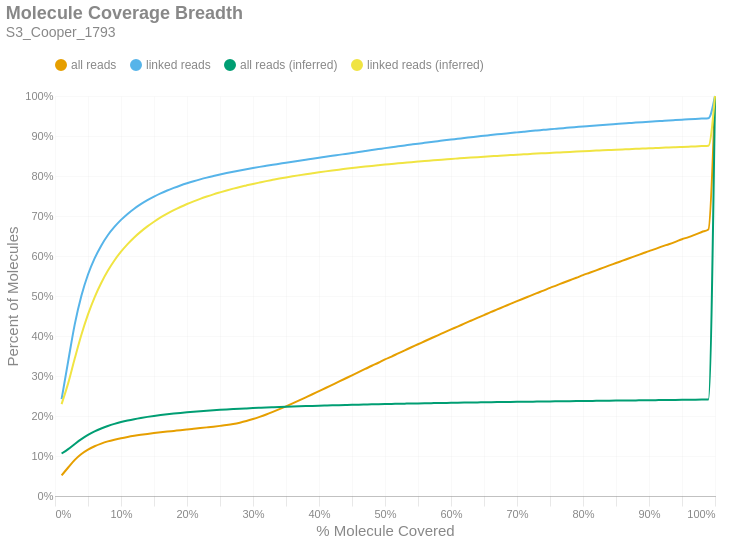

Write notebook code for a chart like this one.
### Markdown cell above
### Molecule Read Coverage
This chart shows molecule coverage breadth as computed by the number of bases aligned to that molecule. In other words, "*how much of each unique long molecule is actually sequenced/aligned?*" Keep in mind there is a distinction between sequences and alignments, since some sequences belonging to a particular molecule may not align well and wouldn't appear in the alignment data. This chart also shows molecule coverage breadth as computed by the *inferred fragment* from which the aligned sequences originate. Unlike read coverage, this calculation takes into account the total insert size, including unsequenced gaps between the forward and reverse reads. Like the previous figures, these are cumulative percents.

### Code cell
if SKIPLR:
    print_html(f"Skipped")
else:
    binned_df = consolidated_hist(valids['coverage_bp'], mask, 0.01, True)
    binned_df_inf = consolidated_hist(valids['coverage_inserts'], mask, 0.01, True)
    binned_df = binned_df.with_columns(pl.lit(binned_df_inf['all reads (cumsum)']).alias('all reads (inferred)'))
    binned_df = binned_df.with_columns(pl.lit(binned_df_inf['linked reads (cumsum)']).alias('linked reads (inferred)'))
    binned_df = binned_df.with_columns(
        (pl.col('bin').cast(pl.Float64) + 0.01).alias('right_edge')
    )

    with SafeRender(binned_df):
        (
            density_plot(binned_df, 'Molecule Coverage Breadth', samplename, 'molcov', ['all reads (inferred)','linked reads (inferred)'])
            .encode(
                #x=alt.X('bin:Q', title="% Molecule Covered").axis(format = '%').scale(padding=0),
                x=alt.X('right_edge:Q', title="% Molecule Covered").axis(format='%').scale(padding=0),
                y=alt.Y('value:Q', title='Percent of Molecules')
                    .axis(format='%')
                    .stack(False)
                    .scale(domainMin=0, padding=0),
                color=alt.Color("key:N").scale(domain = ["all reads", "linked reads", "all reads (inferred)", "linked reads (inferred)"]),
                tooltip = [
                    alt.Tooltip("key:N", title = "Data Type"),
                    alt.Tooltip("range_label:N", title="% Molecule Covered"),
                    alt.Tooltip("value:Q", format = ".2%", title="% Molecules")
                ]
            )
        ).display()

### Figure 1 — Vega-Lite specification as saved in the notebook (floating-point values rounded to 4 significant figures)
{"width": "container", "height": 400, "config": {"title": {"anchor": "start", "dy": -15, "fontSize": 18, "color": "#888888", "subtitleColor": "#888888", "subtitleFontSize": 14}, "arc": {"fill": "#0072B2"}, "axis": {"domainColor": "#888888", "domainWidth": 0.5, "gridWidth": 0.2, "grid": false, "titleFontWeight": 400, "titleFontSize": 15, "labelFontSize": 11, "labelColor": "#888888", "tickColor": "#888888", "tickWidth": 0.2, "titleColor": "#888888"}, "axisBand": {"grid": false}, "axisX": {"grid": true, "tickSize": 10, "domainCap": "round"}, "axisY": {"domain": false, "grid": true, "tickSize": 0, "domainCap": "round"}, "background": "transparent", "header": {"labelFontSize": 15, "labelColor": "#888888", "titleFontSize": 15, "titleFontWeight": 600, "titleColor": "#888888"}, "legend": {"labelFont": "sans-serif", "labelFontSize": 12, "labelColor": "#888888", "symbolSize": 100, "symbolType": "circle", "titleFontSize": 12, "titlePadding": 10, "titleColor": "#888888", "title": null, "orient": "top"}, "range": {"category": ["#E69F00", "#56B4E9", "#009E73", "#F0E442", "#0072B2", "#D55E00", "#CC79A7", "#000000"], "diverging": ["#cfe8f3", "#a2d4ec", "#73bfe2", "#46abdb", "#1696d2", "#12719e"]}, "area": {"fill": "#0072B2", "fillOpacity": 0.7, "line": true, "strokeOpacity": 0.7}, "line": {"color": "#0072B2", "stroke": "#0072B2", "strokeWidth": 2}, "trail": {"color": "#0072B2", "stroke": "#0072B2", "strokeWidth": 0, "size": 1}, "point": {"filled": true, "fillOpacity": 1.0, "size": 95}, "text": {"color": "#888888", "fontSize": 11, "align": "right", "fontWeight": 400, "size": 11}, "bar": {"fill": "#0072B2", "stroke": null}, "view": {"stroke": null, "continuousWidth": 660, "continuousHeight": 400}}, "data": {"name": "data-703e7ebf068bb7833169403d91e0e940"}, "mark": {"type": "line", "interpolate": "monotone", "point": {"opacity": 0, "size": 275}}, "encoding": {"color": {"field": "key", "scale": {"domain": ["all reads", "linked reads", "all reads (inferred)", "linked reads (inferred)"]}, "type": "nominal"}, "tooltip": [{"field": "key", "title": "Data Type", "type": "nominal"}, {"field": "range_label", "title": "% Molecule Covered", "type": "nominal"}, {"field": "value", "format": ".2%", "title": "% Molecules", "type": "quantitative"}], "x": {"axis": {"format": "%"}, "field": "right_edge", "scale": {"padding": 0}, "title": "% Molecule Covered", "type": "quantitative"}, "y": {"axis": {"format": "%"}, "field": "value", "scale": {"domainMin": 0, "padding": 0}, "stack": false, "title": "Percent of Molecules", "type": "quantitative"}}, "params": [{"name": "param_c36ac31b6afebe62", "select": {"type": "point", "fields": ["key"]}, "bind": "legend"}], "title": {"text": "Molecule Coverage Breadth", "subtitle": "S3_Cooper_1793"}, "transform": [{"fold": ["all reads (cumsum)", "linked reads (cumsum)", "all reads (inferred)", "linked reads (inferred)"]}, {"calculate": "replace(datum.key, ' (cumsum)', '')", "as": "key"}, {"filter": {"param": "param_c36ac31b6afebe62"}}], "usermeta": {"embedOptions": {"downloadFileName": "S3_Cooper_1793.molcov"}}, "$schema": "https://vega.github.io/schema/vega-lite/v6.1.0.json", "datasets": {"data-703e7ebf068bb7833169403d91e0e940": [{"bin": "0.0", "interval": "0.0-0.01", "all reads": 0.05139, "linked reads": 0.242, "all reads (cumsum)": 0.05139, "linked reads (cumsum)": 0.242, "range_label": "0.0-0.01", "all reads (inferred)": 0.1062, "linked reads (inferred)": 0.2298, "right_edge": 0.01}, {"bin": "0.01", "interval": "0.01-0.02", "all reads": 0.01982, "linked reads": 0.09526, "all reads (cumsum)": 0.07121, "linked reads (cumsum)": 0.3373, "range_label": "0.01-0.02", "all reads (inferred)": 0.1172, "linked reads (inferred)": 0.2821, "right_edge": 0.02}, {"bin": "0.02", "interval": "0.02-0.03", "all reads": 0.01911, "linked reads": 0.09246, "all reads (cumsum)": 0.09032, "linked reads (cumsum)": 0.4298, "range_label": "0.02-0.03", "all reads (inferred)": 0.1301, "linked reads (inferred)": 0.3442, "right_edge": 0.03}, {"bin": "0.03", "interval": "0.03-0.04", "all reads": 0.01466, "linked reads": 0.07075, "all reads (cumsum)": 0.105, "linked reads (cumsum)": 0.5005, "range_label": "0.03-0.04", "all reads (inferred)": 0.1422, "linked reads (inferred)": 0.4031, "right_edge": 0.04}, {"bin": "0.04", "interval": "0.04-0.05", "all reads": 0.01103, "linked reads": 0.05315, "all reads (cumsum)": 0.116, "linked reads (cumsum)": 0.5537, "range_label": "0.04-0.05", "all reads (inferred)": 0.1527, "linked reads (inferred)": 0.454, "right_edge": 0.05}, {"bin": "0.05", "interval": "0.05-0.06", "all reads": 0.008421, "linked reads": 0.0404, "all reads (cumsum)": 0.1244, "linked reads (cumsum)": 0.5941, "range_label": "0.05-0.06", "all reads (inferred)": 0.1615, "linked reads (inferred)": 0.4968, "right_edge": 0.06}, {"bin": "0.06", "interval": "0.06-0.07", "all reads": 0.006631, "linked reads": 0.03182, "all reads (cumsum)": 0.1311, "linked reads (cumsum)": 0.6259, "range_label": "0.06-0.07", "all reads (inferred)": 0.1688, "linked reads (inferred)": 0.5325, "right_edge": 0.07}, {"bin": "0.07", "interval": "0.07-0.08", "all reads": 0.005428, "linked reads": 0.02598, "all reads (cumsum)": 0.1365, "linked reads (cumsum)": 0.6519, "range_label": "0.07-0.08", "all reads (inferred)": 0.175, "linked reads (inferred)": 0.563, "right_edge": 0.08}, {"bin": "0.08", "interval": "0.08-0.09", "all reads": 0.004348, "linked reads": 0.02071, "all reads (cumsum)": 0.1408, "linked reads (cumsum)": 0.6726, "range_label": "0.08-0.09", "all reads (inferred)": 0.1803, "linked reads (inferred)": 0.5888, "right_edge": 0.09}, {"bin": "0.09", "interval": "0.09-0.1", "all reads": 0.003725, "linked reads": 0.01766, "all reads (cumsum)": 0.1446, "linked reads (cumsum)": 0.6902, "range_label": "0.09-0.1", "all reads (inferred)": 0.1848, "linked reads (inferred)": 0.6107, "right_edge": 0.1}, {"bin": "0.1", "interval": "0.1-0.11", "all reads": 0.003206, "linked reads": 0.01499, "all reads (cumsum)": 0.1478, "linked reads (cumsum)": 0.7052, "range_label": "0.1-0.11", "all reads (inferred)": 0.1887, "linked reads (inferred)": 0.6297, "right_edge": 0.11}, {"bin": "0.11", "interval": "0.11-0.12", "all reads": 0.002795, "linked reads": 0.01304, "all reads (cumsum)": 0.1506, "linked reads (cumsum)": 0.7183, "range_label": "0.11-0.12", "all reads (inferred)": 0.1921, "linked reads (inferred)": 0.6463, "right_edge": 0.12}, {"bin": "0.12", "interval": "0.12-0.13", "all reads": 0.002455, "linked reads": 0.01126, "all reads (cumsum)": 0.153, "linked reads (cumsum)": 0.7295, "range_label": "0.12-0.13", "all reads (inferred)": 0.1951, "linked reads (inferred)": 0.6609, "right_edge": 0.13}, {"bin": "0.13", "interval": "0.13-0.14", "all reads": 0.002187, "linked reads": 0.009926, "all reads (cumsum)": 0.1552, "linked reads (cumsum)": 0.7395, "range_label": "0.13-0.14", "all reads (inferred)": 0.1978, "linked reads (inferred)": 0.674, "right_edge": 0.14}, {"bin": "0.14", "interval": "0.14-0.15", "all reads": 0.002033, "linked reads": 0.008954, "all reads (cumsum)": 0.1572, "linked reads (cumsum)": 0.7484, "range_label": "0.14-0.15", "all reads (inferred)": 0.2002, "linked reads (inferred)": 0.6857, "right_edge": 0.15}, {"bin": "0.15", "interval": "0.15-0.16", "all reads": 0.001909, "linked reads": 0.00807, "all reads (cumsum)": 0.1591, "linked reads (cumsum)": 0.7565, "range_label": "0.15-0.16", "all reads (inferred)": 0.2024, "linked reads (inferred)": 0.6964, "right_edge": 0.16}, {"bin": "0.16", "interval": "0.16-0.17", "all reads": 0.001824, "linked reads": 0.007278, "all reads (cumsum)": 0.161, "linked reads (cumsum)": 0.7638, "range_label": "0.16-0.17", "all reads (inferred)": 0.2043, "linked reads (inferred)": 0.7058, "right_edge": 0.17}, {"bin": "0.17", "interval": "0.17-0.18", "all reads": 0.001779, "linked reads": 0.006556, "all reads (cumsum)": 0.1628, "linked reads (cumsum)": 0.7703, "range_label": "0.17-0.18", "all reads (inferred)": 0.2061, "linked reads (inferred)": 0.7144, "right_edge": 0.18}, {"bin": "0.18", "interval": "0.18-0.19", "all reads": 0.001792, "linked reads": 0.006089, "all reads (cumsum)": 0.1645, "linked reads (cumsum)": 0.7764, "range_label": "0.18-0.19", "all reads (inferred)": 0.2078, "linked reads (inferred)": 0.7225, "right_edge": 0.19}, {"bin": "0.19", "interval": "0.19-0.2", "all reads": 0.001755, "linked reads": 0.005535, "all reads (cumsum)": 0.1663, "linked reads (cumsum)": 0.7819, "range_label": "0.19-0.2", "all reads (inferred)": 0.2093, "linked reads (inferred)": 0.7299, "right_edge": 0.2}, {"bin": "0.2", "interval": "0.2-0.21", "all reads": 0.001739, "linked reads": 0.005047, "all reads (cumsum)": 0.168, "linked reads (cumsum)": 0.787, "range_label": "0.2-0.21", "all reads (inferred)": 0.2107, "linked reads (inferred)": 0.7367, "right_edge": 0.21}, {"bin": "0.21", "interval": "0.21-0.22", "all reads": 0.001735, "linked reads": 0.004653, "all reads (cumsum)": 0.1698, "linked reads (cumsum)": 0.7916, "range_label": "0.21-0.22", "all reads (inferred)": 0.212, "linked reads (inferred)": 0.7429, "right_edge": 0.22}, {"bin": "0.22", "interval": "0.22-0.23", "all reads": 0.001786, "linked reads": 0.004309, "all reads (cumsum)": 0.1716, "linked reads (cumsum)": 0.796, "range_label": "0.22-0.23", "all reads (inferred)": 0.2132, "linked reads (inferred)": 0.7487, "right_edge": 0.23}, {"bin": "0.23", "interval": "0.23-0.24", "all reads": 0.001818, "linked reads": 0.003969, "all reads (cumsum)": 0.1734, "linked reads (cumsum)": 0.7999, "range_label": "0.23-0.24", "all reads (inferred)": 0.2143, "linked reads (inferred)": 0.7542, "right_edge": 0.24}, {"bin": "0.24", "interval": "0.24-0.25", "all reads": 0.001935, "linked reads": 0.003828, "all reads (cumsum)": 0.1753, "linked reads (cumsum)": 0.8037, "range_label": "0.24-0.25", "all reads (inferred)": 0.2153, "linked reads (inferred)": 0.7592, "right_edge": 0.25}, {"bin": "0.25", "interval": "0.25-0.26", "all reads": 0.002092, "linked reads": 0.003566, "all reads (cumsum)": 0.1774, "linked reads (cumsum)": 0.8073, "range_label": "0.25-0.26", "all reads (inferred)": 0.2163, "linked reads (inferred)": 0.7639, "right_edge": 0.26}, {"bin": "0.26", "interval": "0.26-0.27", "all reads": 0.002582, "linked reads": 0.00342, "all reads (cumsum)": 0.18, "linked reads (cumsum)": 0.8107, "range_label": "0.26-0.27", "all reads (inferred)": 0.2173, "linked reads (inferred)": 0.7684, "right_edge": 0.27}, {"bin": "0.27", "interval": "0.27-0.28", "all reads": 0.003349, "linked reads": 0.003211, "all reads (cumsum)": 0.1833, "linked reads (cumsum)": 0.8139, "range_label": "0.27-0.28", "all reads (inferred)": 0.2181, "linked reads (inferred)": 0.7727, "right_edge": 0.28}, {"bin": "0.28", "interval": "0.28-0.29", "all reads": 0.004125, "linked reads": 0.003058, "all reads (cumsum)": 0.1875, "linked reads (cumsum)": 0.817, "range_label": "0.28-0.29", "all reads (inferred)": 0.2189, "linked reads (inferred)": 0.7765, "right_edge": 0.29}, {"bin": "0.29", "interval": "0.29-0.3", "all reads": 0.004883, "linked reads": 0.002931, "all reads (cumsum)": 0.1923, "linked reads (cumsum)": 0.8199, "range_label": "0.29-0.3", "all reads (inferred)": 0.2197, "linked reads (inferred)": 0.7802, "right_edge": 0.3}, {"bin": "0.3", "interval": "0.3-0.31", "all reads": 0.005486, "linked reads": 0.002846, "all reads (cumsum)": 0.1978, "linked reads (cumsum)": 0.8228, "range_label": "0.3-0.31", "all reads (inferred)": 0.2204, "linked reads (inferred)": 0.7838, "right_edge": 0.31}, {"bin": "0.31", "interval": "0.31-0.32", "all reads": 0.005985, "linked reads": 0.002682, "all reads (cumsum)": 0.2038, "linked reads (cumsum)": 0.8255, "range_label": "0.31-0.32", "all reads (inferred)": 0.2212, "linked reads (inferred)": 0.7872, "right_edge": 0.32}, {"bin": "0.32", "interval": "0.32-0.33", "all reads": 0.006504, "linked reads": 0.002626, "all reads (cumsum)": 0.2103, "linked reads (cumsum)": 0.8281, "range_label": "0.32-0.33", "all reads (inferred)": 0.2218, "linked reads (inferred)": 0.7904, "right_edge": 0.33}, {"bin": "0.33", "interval": "0.33-0.34", "all reads": 0.006769, "linked reads": 0.002542, "all reads (cumsum)": 0.2171, "linked reads (cumsum)": 0.8306, "range_label": "0.33-0.34", "all reads (inferred)": 0.2225, "linked reads (inferred)": 0.7935, "right_edge": 0.34}, {"bin": "0.34", "interval": "0.34-0.35", "all reads": 0.007103, "linked reads": 0.002563, "all reads (cumsum)": 0.2242, "linked reads (cumsum)": 0.8332, "range_label": "0.34-0.35", "all reads (inferred)": 0.2231, "linked reads (inferred)": 0.7964, "right_edge": 0.35}, {"bin": "0.35", "interval": "0.35-0.36", "all reads": 0.007332, "linked reads": 0.002496, "all reads (cumsum)": 0.2315, "linked reads (cumsum)": 0.8357, "range_label": "0.35-0.36", "all reads (inferred)": 0.2237, "linked reads (inferred)": 0.7993, "right_edge": 0.36}, {"bin": "0.36", "interval": "0.36-0.37", "all reads": 0.007477, "linked reads": 0.002484, "all reads (cumsum)": 0.239, "linked reads (cumsum)": 0.8382, "range_label": "0.36-0.37", "all reads (inferred)": 0.2242, "linked reads (inferred)": 0.8019, "right_edge": 0.37}, {"bin": "0.37", "interval": "0.37-0.38", "all reads": 0.007668, "linked reads": 0.002463, "all reads (cumsum)": 0.2467, "linked reads (cumsum)": 0.8406, "range_label": "0.37-0.38", "all reads (inferred)": 0.2248, "linked reads (inferred)": 0.8045, "right_edge": 0.38}, {"bin": "0.38", "interval": "0.38-0.39", "all reads": 0.007709, "linked reads": 0.00249, "all reads (cumsum)": 0.2544, "linked reads (cumsum)": 0.8431, "range_label": "0.38-0.39", "all reads (inferred)": 0.2253, "linked reads (inferred)": 0.8069, "right_edge": 0.39}, {"bin": "0.39", "interval": "0.39-0.4", "all reads": 0.007889, "linked reads": 0.002439, "all reads (cumsum)": 0.2623, "linked reads (cumsum)": 0.8456, "range_label": "0.39-0.4", "all reads (inferred)": 0.2258, "linked reads (inferred)": 0.8093, "right_edge": 0.4}, {"bin": "0.4", "interval": "0.4-0.41", "all reads": 0.007734, "linked reads": 0.002405, "all reads (cumsum)": 0.27, "linked reads (cumsum)": 0.848, "range_label": "0.4-0.41", "all reads (inferred)": 0.2263, "linked reads (inferred)": 0.8116, "right_edge": 0.41}, {"bin": "0.41", "interval": "0.41-0.42", "all reads": 0.007907, "linked reads": 0.002452, "all reads (cumsum)": 0.2779, "linked reads (cumsum)": 0.8504, "range_label": "0.41-0.42", "all reads (inferred)": 0.2267, "linked reads (inferred)": 0.8137, "right_edge": 0.42}, {"bin": "0.42", "interval": "0.42-0.43", "all reads": 0.007914, "linked reads": 0.002387, "all reads (cumsum)": 0.2858, "linked reads (cumsum)": 0.8528, "range_label": "0.42-0.43", "all reads (inferred)": 0.2272, "linked reads (inferred)": 0.8158, "right_edge": 0.43}, {"bin": "0.43", "interval": "0.43-0.44", "all reads": 0.007956, "linked reads": 0.002405, "all reads (cumsum)": 0.2938, "linked reads (cumsum)": 0.8552, "range_label": "0.43-0.44", "all reads (inferred)": 0.2276, "linked reads (inferred)": 0.8179, "right_edge": 0.44}, {"bin": "0.44", "interval": "0.44-0.45", "all reads": 0.008013, "linked reads": 0.002395, "all reads (cumsum)": 0.3018, "linked reads (cumsum)": 0.8576, "range_label": "0.44-0.45", "all reads (inferred)": 0.228, "linked reads (inferred)": 0.8199, "right_edge": 0.45}, {"bin": "0.45", "interval": "0.45-0.46", "all reads": 0.007931, "linked reads": 0.002401, "all reads (cumsum)": 0.3097, "linked reads (cumsum)": 0.86, "range_label": "0.45-0.46", "all reads (inferred)": 0.2284, "linked reads (inferred)": 0.8217, "right_edge": 0.46}, {"bin": "0.46", "interval": "0.46-0.47", "all reads": 0.00789, "linked reads": 0.002479, "all reads (cumsum)": 0.3176, "linked reads (cumsum)": 0.8625, "range_label": "0.46-0.47", "all reads (inferred)": 0.2288, "linked reads (inferred)": 0.8235, "right_edge": 0.47}, {"bin": "0.47", "interval": "0.47-0.48", "all reads": 0.007964, "linked reads": 0.002435, "all reads (cumsum)": 0.3256, "linked reads (cumsum)": 0.8649, "range_label": "0.47-0.48", "all reads (inferred)": 0.2292, "linked reads (inferred)": 0.8252, "right_edge": 0.48}, {"bin": "0.48", "interval": "0.48-0.49", "all reads": 0.007556, "linked reads": 0.002343, "all reads (cumsum)": 0.3331, "linked reads (cumsum)": 0.8673, "range_label": "0.48-0.49", "all reads (inferred)": 0.2295, "linked reads (inferred)": 0.8269, "right_edge": 0.49}, {"bin": "0.49", "interval": "0.49-0.5", "all reads": 0.00838, "linked reads": 0.002408, "all reads (cumsum)": 0.3415, "linked reads (cumsum)": 0.8697, "range_label": "0.49-0.5", "all reads (inferred)": 0.2299, "linked reads (inferred)": 0.8286, "right_edge": 0.5}, {"bin": "0.5", "interval": "0.5-0.51", "all reads": 0.007134, "linked reads": 0.002298, "all reads (cumsum)": 0.3486, "linked reads (cumsum)": 0.872, "range_label": "0.5-0.51", "all reads (inferred)": 0.2302, "linked reads (inferred)": 0.8301, "right_edge": 0.51}, {"bin": "0.51", "interval": "0.51-0.52", "all reads": 0.007912, "linked reads": 0.002187, "all reads (cumsum)": 0.3566, "linked reads (cumsum)": 0.8742, "range_label": "0.51-0.52", "all reads (inferred)": 0.2306, "linked reads (inferred)": 0.8317, "right_edge": 0.52}, {"bin": "0.52", "interval": "0.52-0.53", "all reads": 0.007595, "linked reads": 0.002219, "all reads (cumsum)": 0.3642, "linked reads (cumsum)": 0.8764, "range_label": "0.52-0.53", "all reads (inferred)": 0.2309, "linked reads (inferred)": 0.8332, "right_edge": 0.53}, {"bin": "0.53", "interval": "0.53-0.54", "all reads": 0.007685, "linked reads": 0.002225, "all reads (cumsum)": 0.3718, "linked reads (cumsum)": 0.8786, "range_label": "0.53-0.54", "all reads (inferred)": 0.2312, "linked reads (inferred)": 0.8346, "right_edge": 0.54}, {"bin": "0.54", "interval": "0.54-0.55", "all reads": 0.007464, "linked reads": 0.002205, "all reads (cumsum)": 0.3793, "linked reads (cumsum)": 0.8808, "range_label": "0.54-0.55", "all reads (inferred)": 0.2315, "linked reads (inferred)": 0.836, "right_edge": 0.55}, {"bin": "0.55", "interval": "0.55-0.56", "all reads": 0.007616, "linked reads": 0.002122, "all reads (cumsum)": 0.3869, "linked reads (cumsum)": 0.8829, "range_label": "0.55-0.56", "all reads (inferred)": 0.2318, "linked reads (inferred)": 0.8374, "right_edge": 0.56}, {"bin": "0.56", "interval": "0.56-0.57", "all reads": 0.007444, "linked reads": 0.00213, "all reads (cumsum)": 0.3944, "linked reads (cumsum)": 0.8851, "range_label": "0.56-0.57", "all reads (inferred)": 0.2321, "linked reads (inferred)": 0.8388, "right_edge": 0.57}, {"bin": "0.57", "interval": "0.57-0.58", "all reads": 0.007314, "linked reads": 0.002025, "all reads (cumsum)": 0.4017, "linked reads (cumsum)": 0.8871, "range_label": "0.57-0.58", "all reads (inferred)": 0.2324, "linked reads (inferred)": 0.8402, "right_edge": 0.58}, {"bin": "0.58", "interval": "0.58-0.59", "all reads": 0.007428, "linked reads": 0.002041, "all reads (cumsum)": 0.4091, "linked reads (cumsum)": 0.8891, "range_label": "0.58-0.59", "all reads (inferred)": 0.2327, "linked reads (inferred)": 0.8414, "right_edge": 0.59}, {"bin": "0.59", "interval": "0.59-0.6", "all reads": 0.007364, "linked reads": 0.001989, "all reads (cumsum)": 0.4165, "linked reads (cumsum)": 0.8911, "range_label": "0.59-0.6", "all reads (inferred)": 0.233, "linked reads (inferred)": 0.8427, "right_edge": 0.6}, {"bin": "0.6", "interval": "0.6-0.61", "all reads": 0.007071, "linked reads": 0.001894, "all reads (cumsum)": 0.4235, "linked reads (cumsum)": 0.893, "range_label": "0.6-0.61", "all reads (inferred)": 0.2332, "linked reads (inferred)": 0.8438, "right_edge": 0.61}, {"bin": "0.61", "interval": "0.61-0.62", "all reads": 0.007361, "linked reads": 0.001959, "all reads (cumsum)": 0.4309, "linked reads (cumsum)": 0.895, "range_label": "0.61-0.62", "all reads (inferred)": 0.2335, "linked reads (inferred)": 0.8449, "right_edge": 0.62}, {"bin": "0.62", "interval": "0.62-0.63", "all reads": 0.007207, "linked reads": 0.001874, "all reads (cumsum)": 0.4381, "linked reads (cumsum)": 0.8968, "range_label": "0.62-0.63", "all reads (inferred)": 0.2337, "linked reads (inferred)": 0.8461, "right_edge": 0.63}, {"bin": "0.63", "interval": "0.63-0.64", "all reads": 0.007172, "linked reads": 0.001907, "all reads (cumsum)": 0.4453, "linked reads (cumsum)": 0.8987, "range_label": "0.63-0.64", "all reads (inferred)": 0.234, "linked reads (inferred)": 0.8471, "right_edge": 0.64}, {"bin": "0.64", "interval": "0.64-0.65", "all reads": 0.007015, "linked reads": 0.00175, "all reads (cumsum)": 0.4523, "linked reads (cumsum)": 0.9005, "range_label": "0.64-0.65", "all reads (inferred)": 0.2342, "linked reads (inferred)": 0.8482, "right_edge": 0.65}, {"bin": "0.65", "interval": "0.65-0.66", "all reads": 0.007276, "linked reads": 0.00183, "all reads (cumsum)": 0.4596, "linked reads (cumsum)": 0.9023, "range_label": "0.65-0.66", "all reads (inferred)": 0.2345, "linked reads (inferred)": 0.8493, "right_edge": 0.66}, {"bin": "0.66", "interval": "0.66-0.67", "all reads": 0.00686, "linked reads": 0.001753, "all reads (cumsum)": 0.4664, "linked reads (cumsum)": 0.9041, "range_label": "0.66-0.67", "all reads (inferred)": 0.2347, "linked reads (inferred)": 0.8503, "right_edge": 0.67}, {"bin": "0.67", "interval": "0.67-0.68", "all reads": 0.006934, "linked reads": 0.001672, "all reads (cumsum)": 0.4734, "linked reads (cumsum)": 0.9058, "range_label": "0.67-0.68", "all reads (inferred)": 0.2349, "linked reads (inferred)": 0.8513, "right_edge": 0.68}, {"bin": "0.68", "interval": "0.68-0.69", "all reads": 0.006777, "linked reads": 0.001691, "all reads (cumsum)": 0.4801, "linked reads (cumsum)": 0.9074, "range_label": "0.68-0.69", "all reads (inferred)": 0.2352, "linked reads (inferred)": 0.8523, "right_edge": 0.69}, {"bin": "0.69", "interval": "0.69-0.7", "all reads": 0.006906, "linked reads": 0.001629, "all reads (cumsum)": 0.487, "linked reads (cumsum)": 0.9091, "range_label": "0.69-0.7", "all reads (inferred)": 0.2354, "linked reads (inferred)": 0.8532, "right_edge": 0.7}, {"bin": "0.7", "interval": "0.7-0.71", "all reads": 0.006693, "linked reads": 0.001625, "all reads (cumsum)": 0.4937, "linked reads (cumsum)": 0.9107, "range_label": "0.7-0.71", "all reads (inferred)": 0.2356, "linked reads (inferred)": 0.8542, "right_edge": 0.71}, {"bin": "0.71", "interval": "0.71-0.72", "all reads": 0.00666, "linked reads": 0.001595, "all reads (cumsum)": 0.5004, "linked reads (cumsum)": 0.9123, "range_label": "0.71-0.72", "all reads (inferred)": 0.2358, "linked reads (inferred)": 0.8551, "right_edge": 0.72}, {"bin": "0.72", "interval": "0.72-0.73", "all reads": 0.006676, "linked reads": 0.001525, "all reads (cumsum)": 0.5071, "linked reads (cumsum)": 0.9138, "range_label": "0.72-0.73", "all reads (inferred)": 0.236, "linked reads (inferred)": 0.856, "right_edge": 0.73}, {"bin": "0.73", "interval": "0.73-0.74", "all reads": 0.006476, "linked reads": 0.00151, "all reads (cumsum)": 0.5135, "linked reads (cumsum)": 0.9153, "range_label": "0.73-0.74", "all reads (inferred)": 0.2362, "linked reads (inferred)": 0.8569, "right_edge": 0.74}, {"bin": "0.74", "interval": "0.74-0.75", "all reads": 0.006876, "linked reads": 0.001532, "all reads (cumsum)": 0.5204, "linked reads (cumsum)": 0.9169, "range_label": "0.74-0.75", "all reads (inferred)": 0.2364, "linked reads (inferred)": 0.8577, "right_edge": 0.75}, {"bin": "0.75", "interval": "0.75-0.76", "all reads": 0.006261, "linked reads": 0.001378, "all reads (cumsum)": 0.5267, "linked reads (cumsum)": 0.9182, "range_label": "0.75-0.76", "all reads (inferred)": 0.2367, "linked reads (inferred)": 0.8586, "right_edge": 0.76}, {"bin": "0.76", "interval": "0.76-0.77", "all reads": 0.006457, "linked reads": 0.001368, "all reads (cumsum)": 0.5331, "linked reads (cumsum)": 0.9196, "range_label": "0.76-0.77", "all reads (inferred)": 0.2369, "linked reads (inferred)": 0.8594, "right_edge": 0.77}, {"bin": "0.77", "interval": "0.77-0.78", "all reads": 0.006339, "linked reads": 0.001467, "all reads (cumsum)": 0.5395, "linked reads (cumsum)": 0.9211, "range_label": "0.77-0.78", "all reads (inferred)": 0.2371, "linked reads (inferred)": 0.8602, "right_edge": 0.78}, {"bin": "0.78", "interval": "0.78-0.79", "all reads": 0.006214, "linked reads": 0.001364, "all reads (cumsum)": 0.5457, "linked reads (cumsum)": 0.9224, "range_label": "0.78-0.79", "all reads (inferred)": 0.2373, "linked reads (inferred)": 0.8611, "right_edge": 0.79}, {"bin": "0.79", "interval": "0.79-0.8", "all reads": 0.006511, "linked reads": 0.001362, "all reads (cumsum)": 0.5522, "linked reads (cumsum)": 0.9238, "range_label": "0.79-0.8", "all reads (inferred)": 0.2375, "linked reads (inferred)": 0.8619, "right_edge": 0.8}, {"bin": "0.8", "interval": "0.8-0.81", "all reads": 0.005937, "linked reads": 0.001191, "all reads (cumsum)": 0.5581, "linked reads (cumsum)": 0.925, "range_label": "0.8-0.81", "all reads (inferred)": 0.2377, "linked reads (inferred)": 0.8627, "right_edge": 0.81}, {"bin": "0.81", "interval": "0.81-0.82", "all reads": 0.006049, "linked reads": 0.001264, "all reads (cumsum)": 0.5642, "linked reads (cumsum)": 0.9263, "range_label": "0.81-0.82", "all reads (inferred)": 0.2379, "linked reads (inferred)": 0.8635, "right_edge": 0.82}, {"bin": "0.82", "interval": "0.82-0.83", "all reads": 0.006117, "linked reads": 0.001201, "all reads (cumsum)": 0.5703, "linked reads (cumsum)": 0.9275, "range_label": "0.82-0.83", "all reads (inferred)": 0.2381, "linked reads (inferred)": 0.8643, "right_edge": 0.83}, {"bin": "0.83", "interval": "0.83-0.84", "all reads": 0.00611, "linked reads": 0.001285, "all reads (cumsum)": 0.5764, "linked reads (cumsum)": 0.9287, "range_label": "0.83-0.84", "all reads (inferred)": 0.2383, "linked reads (inferred)": 0.865, "right_edge": 0.84}, {"bin": "0.84", "interval": "0.84-0.85", "all reads": 0.005937, "linked reads": 0.001206, "all reads (cumsum)": 0.5824, "linked reads (cumsum)": 0.9299, "range_label": "0.84-0.85", "all reads (inferred)": 0.2385, "linked reads (inferred)": 0.8658, "right_edge": 0.85}, {"bin": "0.85", "interval": "0.85-0.86", "all reads": 0.00602, "linked reads": 0.001229, "all reads (cumsum)": 0.5884, "linked reads (cumsum)": 0.9312, "range_label": "0.85-0.86", "all reads (inferred)": 0.2387, "linked reads (inferred)": 0.8665, "right_edge": 0.86}, {"bin": "0.86", "interval": "0.86-0.87", "all reads": 0.005896, "linked reads": 0.001194, "all reads (cumsum)": 0.5943, "linked reads (cumsum)": 0.9324, "range_label": "0.86-0.87", "all reads (inferred)": 0.2389, "linked reads (inferred)": 0.8672, "right_edge": 0.87}, {"bin": "0.87", "interval": "0.87-0.88", "all reads": 0.006036, "linked reads": 0.001206, "all reads (cumsum)": 0.6003, "linked reads (cumsum)": 0.9336, "range_label": "0.87-0.88", "all reads (inferred)": 0.239, "linked reads (inferred)": 0.8679, "right_edge": 0.88}, {"bin": "0.88", "interval": "0.88-0.89", "all reads": 0.005837, "linked reads": 0.001103, "all reads (cumsum)": 0.6061, "linked reads (cumsum)": 0.9347, "range_label": "0.88-0.89", "all reads (inferred)": 0.2392, "linked reads (inferred)": 0.8686, "right_edge": 0.89}, {"bin": "0.89", "interval": "0.89-0.9", "all reads": 0.005964, "linked reads": 0.001051, "all reads (cumsum)": 0.6121, "linked reads (cumsum)": 0.9357, "range_label": "0.89-0.9", "all reads (inferred)": 0.2394, "linked reads (inferred)": 0.8693, "right_edge": 0.9}, {"bin": "0.9", "interval": "0.9-0.91", "all reads": 0.005625, "linked reads": 0.0009647, "all reads (cumsum)": 0.6177, "linked reads (cumsum)": 0.9367, "range_label": "0.9-0.91", "all reads (inferred)": 0.2396, "linked reads (inferred)": 0.87, "right_edge": 0.91}, {"bin": "0.91", "interval": "0.91-0.92", "all reads": 0.00632, "linked reads": 0.001026, "all reads (cumsum)": 0.6241, "linked reads (cumsum)": 0.9377, "range_label": "0.91-0.92", "all reads (inferred)": 0.2398, "linked reads (inferred)": 0.8707, "right_edge": 0.92}, {"bin": "0.92", "interval": "0.92-0.93", "all reads": 0.005481, "linked reads": 0.00103, "all reads (cumsum)": 0.6295, "linked reads (cumsum)": 0.9388, "range_label": "0.92-0.93", "all reads (inferred)": 0.24, "linked reads (inferred)": 0.8713, "right_edge": 0.93}, {"bin": "0.93", "interval": "0.93-0.94", "all reads": 0.00592, "linked reads": 0.0009781, "all reads (cumsum)": 0.6355, "linked reads (cumsum)": 0.9397, "range_label": "0.93-0.94", "all reads (inferred)": 0.2402, "linked reads (inferred)": 0.872, "right_edge": 0.94}, {"bin": "0.94", "interval": "0.94-0.95", "all reads": 0.006415, "linked reads": 0.0009805, "all reads (cumsum)": 0.6419, "linked reads (cumsum)": 0.9407, "range_label": "0.94-0.95", "all reads (inferred)": 0.2404, "linked reads (inferred)": 0.8726, "right_edge": 0.95}, {"bin": "0.95", "interval": "0.95-0.96", "all reads": 0.005313, "linked reads": 0.000986, "all reads (cumsum)": 0.6472, "linked reads (cumsum)": 0.9417, "range_label": "0.95-0.96", "all reads (inferred)": 0.2406, "linked reads (inferred)": 0.8733, "right_edge": 0.96}, {"bin": "0.96", "interval": "0.96-0.97", "all reads": 0.006264, "linked reads": 0.0009338, "all reads (cumsum)": 0.6534, "linked reads (cumsum)": 0.9426, "range_label": "0.96-0.97", "all reads (inferred)": 0.2408, "linked reads (inferred)": 0.874, "right_edge": 0.97}, {"bin": "0.97", "interval": "0.97-0.98", "all reads": 0.00653, "linked reads": 0.0008981, "all reads (cumsum)": 0.66, "linked reads (cumsum)": 0.9435, "range_label": "0.97-0.98", "all reads (inferred)": 0.2411, "linked reads (inferred)": 0.8747, "right_edge": 0.98}, {"bin": "0.98", "interval": "0.98-0.99", "all reads": 0.006196, "linked reads": 0.0009227, "all reads (cumsum)": 0.6662, "linked reads (cumsum)": 0.9445, "range_label": "0.98-0.99", "all reads (inferred)": 0.2414, "linked reads (inferred)": 0.8755, "right_edge": 0.99}, {"bin": "0.99", "interval": "0.99-1.0", "all reads": 0.3338, "linked reads": 0.05555, "all reads (cumsum)": 1.0, "linked reads (cumsum)": 1.0, "range_label": "0.99-1.0", "all reads (inferred)": 1.0, "linked reads (inferred)": 1.0, "right_edge": 1.0}]}}
